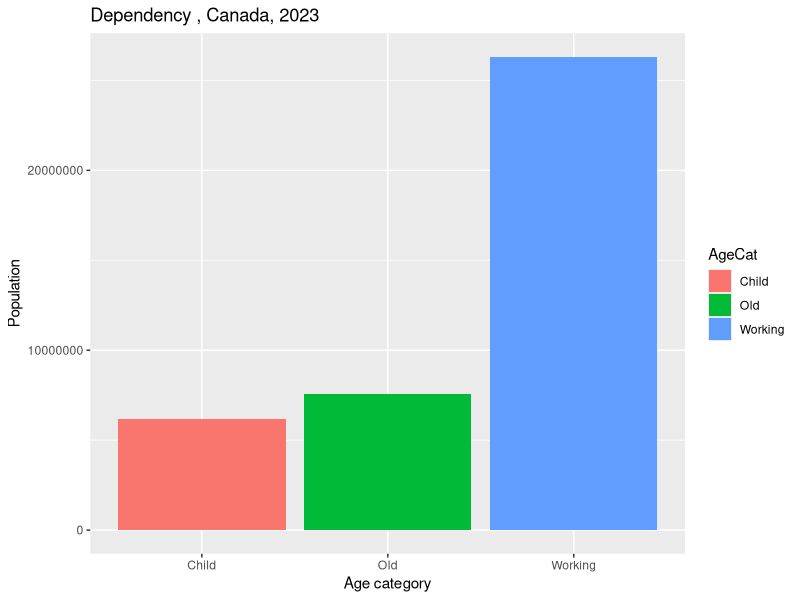
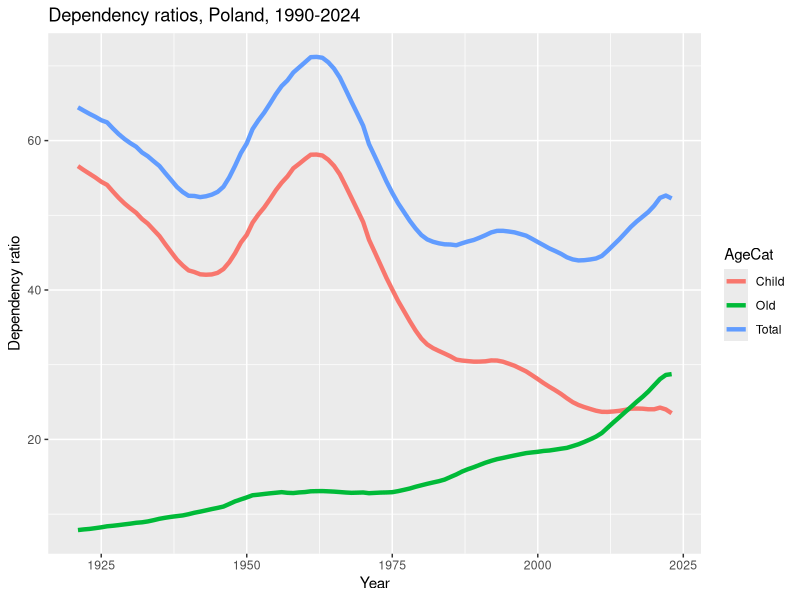
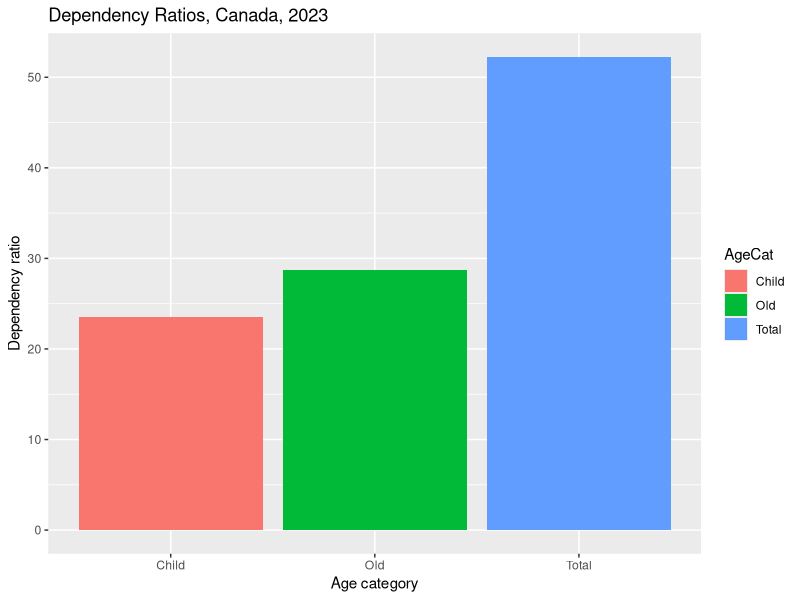
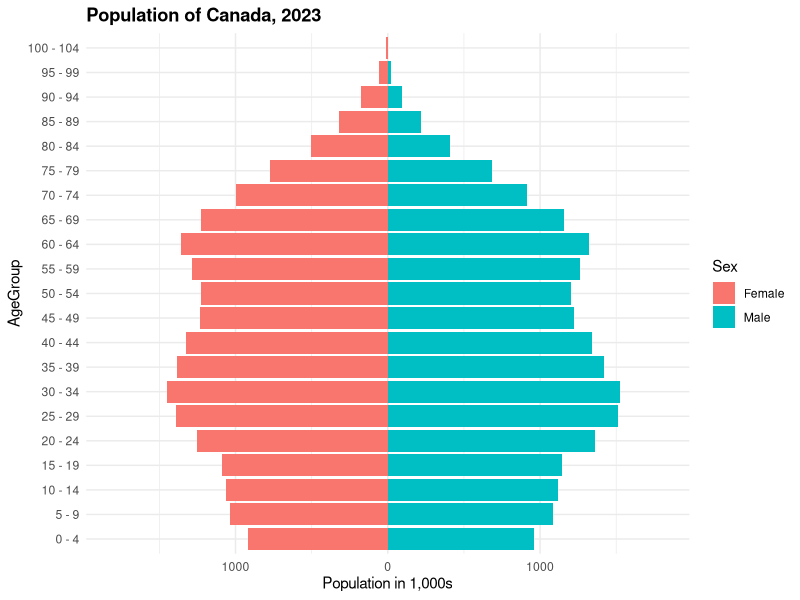

Source code (R) for these figures, in order:
library(tidyverse)
options(scipen = 999)
death <- read.csv("data/CANdeath.txt")
pop <- read.csv("data/CANpop.txt")
birth <- read.csv("data/CANbirth.txt")

# Group pop age into groups of 5
pop$AgeGroup <- cut(
  pop$Age,
  breaks = seq(0, max(pop$Age, na.rm = TRUE) + 5, by = 5),
  labels = paste(seq(0, max(pop$Age, na.rm = TRUE), by = 5),
                 seq(4, max(pop$Age, na.rm = TRUE) + 4, by = 5), sep = " - "),
  right = FALSE
)

pop_pyr <-  pop %>%
  mutate(Sex = ifelse(Sex == "m", "Male",
                      ifelse(Sex == "f", "Female", Sex)),
         Population = ifelse(test = Sex=="Female",
                             yes = -Population,
                             no = Population))


# Create pyramid for 2023 (latest)
gg_pyramid_2023 <- ggplot(data = filter(pop_pyr, Year==2023),
                          aes(x = AgeGroup, y = Population/1000, fill = Sex)) +
  geom_col() +
  scale_y_continuous(labels=function(x) abs(x),
                     name="Population in 1,000s",
                     limits=c(-1800,1800)) +
  theme_minimal() +
  theme(plot.title = element_text(lineheight=.8, face="bold"),
        axis.text.x = element_text(angle=0, vjust=0.5),
        legend.position = "right") +
  labs(title = "Population of Canada, 2023") +
  coord_flip()


##################################DEPENDENCY
pop_dep_abs <-  pop_pyr %>%
  mutate(AgeCat= case_when(
    as.numeric(sub("^\\D*(\\d+).*", "\\1", AgeGroup)) <= 10 ~ "Child",
    as.numeric(sub("^\\D*(\\d+).*", "\\1", AgeGroup)) >= 15 &
      as.numeric(sub("^\\D*(\\d+).*", "\\1", AgeGroup)) <= 60 ~ "Working",
    TRUE ~ "Old"
  )) %>%
  group_by(Year,AgeCat) %>% summarise(Population=sum(abs(Population))) %>%
  ungroup()

pop_dep <- pop_dep_abs %>%
  pivot_wider(names_from="AgeCat", values_from="Population") %>%
  mutate(Total = Child+Old,
         Child = Child/Working*100,
         Old = Old/Working*100,
         Total = Total/Working*100) %>%
  select(-Working) %>%
  pivot_longer(cols = Child:Total,
               names_to = "AgeCat",
               values_to = "Dependency ratio") %>%
  droplevels()


gg_agecat_2023 <- ggplot(filter(pop_dep_abs, Year=="2023"),
                      aes(x = AgeCat, y = Population,
                          fill = AgeCat)) +
  geom_col() +
  xlab("Age category") +
  labs(title = "Dependency , Canada, 2023")

gg_dep_2023 <- ggplot(filter(pop_dep, Year=="2023"),
       aes(x = AgeCat, y = `Dependency ratio`,
           fill = AgeCat)) +
  geom_col() +
  xlab("Age category") +
  labs(title = "Dependency Ratios, Canada, 2023")

gg_dep <- ggplot(pop_dep,
                      aes(x = Year,
                          y = `Dependency ratio`, colour = AgeCat)) +
  geom_line(linewidth=1.5) +
  xlab("Year") +
  labs(title = "Dependency ratios, Poland, 1990-2024")






